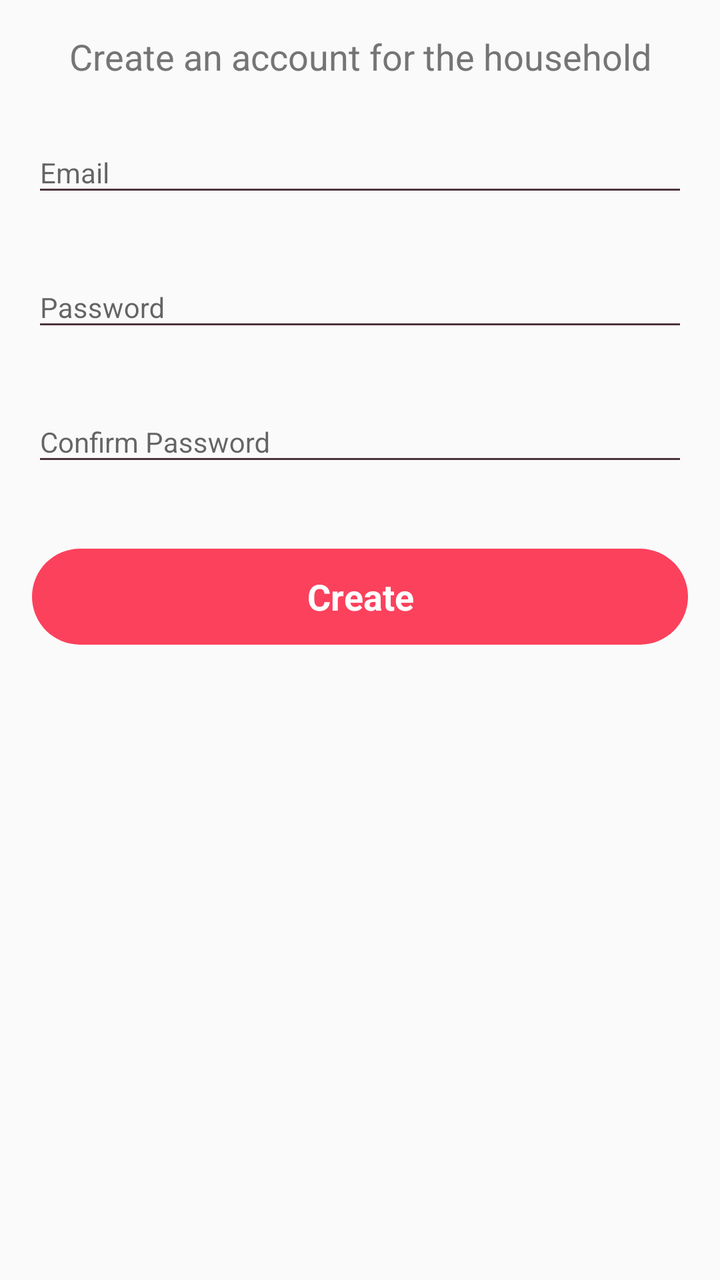
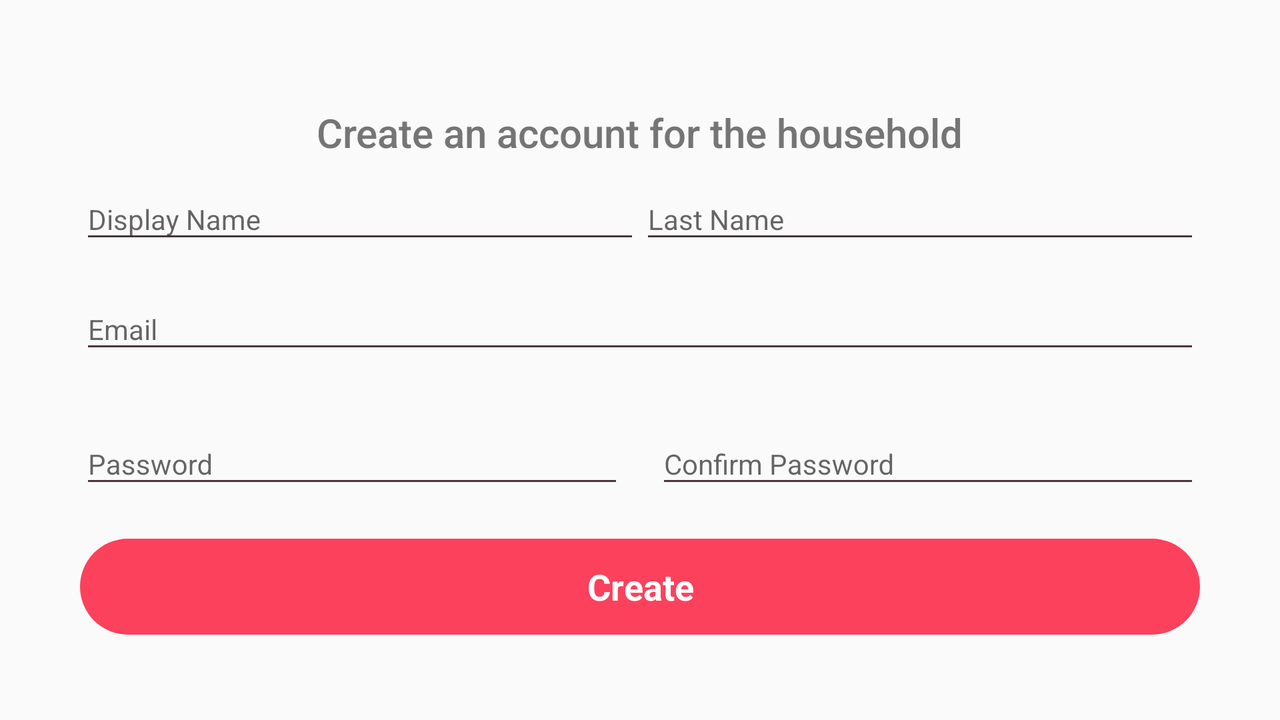

Two renders of one Android screen. The first uses the default layout on a phone; the second uses the alternative layout the repository ships for a different screen configuration, on a matching device. The two XML files are below.
<!-- AndroidManifest.xml: application theme AppTheme -->
<!-- res/layout/fragment_register.xml -->
<?xml version="1.0" encoding="utf-8"?>
<android.support.constraint.ConstraintLayout xmlns:android="http://schemas.android.com/apk/res/android"
                                             xmlns:app="http://schemas.android.com/apk/res-auto"
                                             xmlns:tools="http://schemas.android.com/tools"
                                             android:layout_width="match_parent"
                                             android:layout_height="match_parent"
                                             android:padding="@dimen/activity_horizontal_margin">

    <TextView
        android:id="@+id/tv_msg"
        style="@style/AppTheme.TextView.Secondary"
        app:layout_constraintEnd_toEndOf="parent"
        app:layout_constraintStart_toStartOf="parent"
        android:layout_marginTop="@dimen/inter_section_vertical_margin"
        android:text="@string/tv_register_msg_text"/>

    <ScrollView
        android:id="@+id/container_form"
        android:layout_width="match_parent"
        android:layout_height="wrap_content"
        android:layout_marginTop="@dimen/inter_section_vertical_margin"
        app:layout_constraintStart_toStartOf="parent"
        app:layout_constraintTop_toBottomOf="@id/tv_msg">
        <android.support.constraint.ConstraintLayout
            android:layout_width="match_parent"
            android:layout_height="wrap_content">

            <android.support.design.widget.TextInputLayout
                android:id="@+id/container_email"
                android:layout_width="match_parent"
                android:layout_height="wrap_content"
                app:layout_constraintStart_toStartOf="parent"
                app:errorEnabled="true">
                <EditText
                    android:id="@+id/et_email"
                    android:hint="@string/et_email_hint"
                    android:imeActionLabel="@string/ime_action_label_next"
                    style="@style/AppTheme.EditText"/>
            </android.support.design.widget.TextInputLayout>

            <android.support.design.widget.TextInputLayout
                android:id="@+id/container_password"
                android:layout_width="match_parent"
                android:layout_height="wrap_content"
                app:layout_constraintEnd_toEndOf="parent"
                app:layout_constraintStart_toStartOf="parent"
                app:layout_constraintTop_toBottomOf="@id/container_email"
                app:errorEnabled="true">
                <EditText
                    android:id="@+id/et_password"
                    android:hint="@string/et_password_hint"
                    android:imeActionLabel="@string/ime_action_label_next"
                    android:inputType="textPassword"
                    style="@style/AppTheme.EditText"/>
            </android.support.design.widget.TextInputLayout>

            <android.support.design.widget.TextInputLayout
                android:id="@+id/container_confirm_password"
                android:layout_width="match_parent"
                android:layout_height="wrap_content"
                app:layout_constraintEnd_toEndOf="parent"
                app:layout_constraintStart_toStartOf="parent"
                app:layout_constraintTop_toBottomOf="@id/container_password"
                app:errorEnabled="true">
                <EditText
                    android:id="@+id/et_confirm_password"
                    android:hint="@string/et_confirm_password_hint"
                    android:imeActionLabel="@string/ime_action_label_create"
                    android:inputType="textPassword"
                    style="@style/AppTheme.EditText"/>
            </android.support.design.widget.TextInputLayout>
        </android.support.constraint.ConstraintLayout>
    </ScrollView>

    <Button
        android:id="@+id/btn_create"
        style="@style/AppTheme.Button.Primary"
        app:layout_constraintEnd_toEndOf="parent"
        app:layout_constraintStart_toStartOf="parent"
        app:layout_constraintTop_toBottomOf="@+id/container_form"
        android:layout_marginTop="@dimen/inter_section_vertical_margin"
        android:contentDescription="@string/btn_create_content_desc"
        android:text="@string/btn_create_text"
        android:enabled="false"/>

</android.support.constraint.ConstraintLayout>
<!-- resources referenced by this layout -->
<resources>
  <dimen name="activity_horizontal_margin">16dp</dimen>
  <dimen name="inter_section_vertical_margin">16dp</dimen>
  <string name="btn_create_content_desc" translatable="true">Create new account</string>
  <string name="btn_create_text" translatable="true">Create</string>
  <string name="et_confirm_password_hint" translatable="true">Confirm Password</string>
  <string name="et_email_hint" translatable="true">Email</string>
  <string name="et_password_hint" translatable="true">Password</string>
  <string name="ime_action_label_create" translatable="true">Create</string>
  <string name="ime_action_label_next" translatable="true">Next</string>
  <string name="tv_register_msg_text" translatable="true">Create an account for the household</string>
  <style name="AppTheme.Button.Primary">
          <item name="android:background">@drawable/drawable_primary_btn_background</item>
          <item name="android:textColor">@color/colorPrimaryTextInverse</item>
      </style>
  <style name="AppTheme.EditText">
          <item name="android:layout_width">match_parent</item>
          <item name="android:layout_height">wrap_content</item>
          <item name="android:backgroundTint">@color/colorAccent</item>
          <item name="android:maxLines">1</item>
          <item name="android:singleLine">true</item>
      </style>
  <style name="AppTheme.TextView.Secondary">
          <item name="android:textAppearance">@style/Base.TextAppearance.AppCompat.Medium</item>
          <item name="android:textColor">@color/colorSecondaryText</item>
      </style>
  <style name="AppTheme" parent="Theme.AppCompat.Light.NoActionBar">
          
          <item name="colorPrimary">@color/colorPrimary</item>
          <item name="colorPrimaryDark">@color/colorPrimaryDark</item>
          <item name="colorAccent">@color/colorAccent</item>
      </style>
  <!-- drawable drawable_primary_btn_background (drawable) -->
  <?xml version="1.0" encoding="utf-8"?>
  <shape xmlns:android="http://schemas.android.com/apk/res/android">
      <solid android:color="@color/colorPrimary"/>
      <corners android:radius="@dimen/button_radius"/>
  </shape>
  <color name="colorPrimaryTextInverse">@android:color/white</color>
  <color name="colorAccent">#4D343E</color>
  <color name="colorSecondaryText">#757575</color>
  <color name="colorPrimary">#FC415D</color>
  <color name="colorPrimaryDark">#f50428</color>
  <dimen name="button_radius">25dp</dimen>
</resources>
<!-- res/layout-land/fragment_register.xml (the repository's variant of the layout above) -->
<!-- drawn on the phone turned sideways -->
<?xml version="1.0" encoding="utf-8"?>
<android.support.constraint.ConstraintLayout xmlns:android="http://schemas.android.com/apk/res/android"
                                             xmlns:app="http://schemas.android.com/apk/res-auto"
                                             xmlns:tools="http://schemas.android.com/tools"
                                             android:layout_width="match_parent"
                                             android:layout_height="match_parent"
                                             android:paddingStart="@dimen/login_fragment_horizontal_padding"
                                             android:paddingEnd="@dimen/login_fragment_horizontal_padding"
                                             android:paddingBottom="@dimen/login_fragment_vertical_padding"
>

    <TextView
        android:id="@+id/tv_msg"
        style="@style/AppTheme.TextView.Secondary"
        app:layout_constraintTop_toBottomOf="@id/guideline_horizontal"
        app:layout_constraintEnd_toEndOf="parent"
        app:layout_constraintStart_toStartOf="parent"
        android:text="@string/tv_register_msg_text"/>

    <ScrollView
        android:id="@+id/container_form"
        android:layout_width="match_parent"
        android:layout_height="wrap_content"
        android:layout_marginTop="@dimen/inter_view_margin"
        app:layout_constraintStart_toStartOf="parent"
        app:layout_constraintTop_toBottomOf="@id/tv_msg">
        <android.support.constraint.ConstraintLayout
            android:layout_width="match_parent"
            android:layout_height="wrap_content">

            <android.support.design.widget.TextInputLayout
                android:id="@+id/container_dname"
                android:layout_width="0dp"
                android:layout_height="wrap_content"
                android:layout_marginEnd="@dimen/inter_view_margin"
                app:layout_constraintEnd_toStartOf="@id/guideline_vertical"
                app:layout_constraintStart_toStartOf="parent">
                <EditText
                    android:id="@+id/et_firstname"
                    android:hint="@string/et_display_name_hint"
                    android:imeActionLabel="@string/ime_action_label_next"
                    style="@style/AppTheme.EditText"/>
            </android.support.design.widget.TextInputLayout>

            <android.support.design.widget.TextInputLayout
                android:id="@+id/container_lname"
                android:layout_width="0dp"
                android:layout_height="wrap_content"
                android:layout_marginStart="@dimen/inter_view_margin"
                android:layout_marginTop="@dimen/inter_section_vertical_margin"
                app:layout_constraintEnd_toEndOf="parent"
                app:layout_constraintStart_toStartOf="@id/guideline_vertical">
                <EditText
                    android:id="@+id/et_lastname"
                    android:hint="@string/et_lastname_hint"
                    android:imeActionLabel="@string/ime_action_label_next"
                    style="@style/AppTheme.EditText"/>
            </android.support.design.widget.TextInputLayout>

            <android.support.design.widget.TextInputLayout
                android:id="@+id/container_email"
                android:layout_width="match_parent"
                android:layout_height="wrap_content"
                app:layout_constraintEnd_toEndOf="parent"
                app:layout_constraintStart_toStartOf="parent"
                app:layout_constraintTop_toBottomOf="@id/container_dname"
                android:layout_marginTop="8dp"
                app:errorEnabled="true">
                <EditText
                    android:id="@+id/et_email"
                    android:hint="@string/et_email_hint"
                    android:imeActionLabel="@string/ime_action_label_next"
                    style="@style/AppTheme.EditText"/>
            </android.support.design.widget.TextInputLayout>

            <android.support.design.widget.TextInputLayout
                android:id="@+id/container_password"
                android:layout_width="0dp"
                android:layout_height="wrap_content"
                app:layout_constraintEnd_toEndOf="@id/guideline_vertical"
                app:layout_constraintStart_toStartOf="parent"
                app:layout_constraintTop_toBottomOf="@id/container_email"
                android:layout_marginEnd="8dp"
                app:errorEnabled="true">
                <EditText
                    android:id="@+id/et_password"
                    android:hint="@string/et_password_hint"
                    android:imeActionLabel="@string/ime_action_label_next"
                    android:inputType="textPassword"
                    style="@style/AppTheme.EditText"/>
            </android.support.design.widget.TextInputLayout>

            <android.support.design.widget.TextInputLayout
                android:id="@+id/container_confirm_password"
                android:layout_width="0dp"
                android:layout_height="wrap_content"
                app:layout_constraintEnd_toEndOf="parent"
                app:layout_constraintStart_toStartOf="@id/guideline_vertical"
                app:layout_constraintTop_toBottomOf="@id/container_email"
                android:layout_marginStart="8dp"
                app:errorEnabled="true">
                <EditText
                    android:id="@+id/et_confirm_password"
                    android:hint="@string/et_confirm_password_hint"
                    android:imeActionLabel="@string/ime_action_label_create"
                    android:inputType="textPassword"
                    style="@style/AppTheme.EditText"/>
            </android.support.design.widget.TextInputLayout>

            <android.support.constraint.Guideline
                android:id="@+id/guideline_vertical"
                android:layout_width="wrap_content"
                android:layout_height="wrap_content"
                android:orientation="vertical"
                app:layout_constraintGuide_percent="0.5"/>
        </android.support.constraint.ConstraintLayout>
    </ScrollView>

    <Button
        android:id="@+id/btn_create"
        style="@style/AppTheme.Button.Primary"
        app:layout_constraintEnd_toEndOf="parent"
        app:layout_constraintStart_toStartOf="parent"
        app:layout_constraintTop_toBottomOf="@+id/container_form"
        android:contentDescription="@string/btn_create_content_desc"
        android:text="@string/btn_create_text"
        android:enabled="false"/>

    <android.support.constraint.Guideline
        android:id="@+id/guideline_horizontal"
        android:layout_width="match_parent"
        android:layout_height="wrap_content"
        android:orientation="horizontal"
        app:layout_constraintGuide_percent="0.15"/>

</android.support.constraint.ConstraintLayout>
<!-- resources referenced by the variant -->
<!-- as the phone turned sideways resolves them -->
<resources>
  <dimen name="inter_section_vertical_margin">16dp</dimen>
  <!-- from res/values-land/ -->
  <dimen name="login_fragment_horizontal_padding">40dp</dimen>
  <!-- from res/values-land/ -->
  <dimen name="login_fragment_vertical_padding">8dp</dimen>
  <string name="btn_create_content_desc" translatable="true">Create new account</string>
  <string name="btn_create_text" translatable="true">Create</string>
  <string name="et_confirm_password_hint" translatable="true">Confirm Password</string>
  <string name="et_display_name_hint" translatable="true">Display Name</string>
  <string name="et_email_hint" translatable="true">Email</string>
  <string name="et_lastname_hint" translatable="true">Last Name</string>
  <string name="et_password_hint" translatable="true">Password</string>
  <string name="ime_action_label_create" translatable="true">Create</string>
  <string name="ime_action_label_next" translatable="true">Next</string>
  <string name="tv_register_msg_text" translatable="true">Create an account for the household</string>
  <style name="AppTheme.Button.Primary">
          <item name="android:background">@drawable/drawable_primary_btn_background</item>
          <item name="android:textColor">@color/colorPrimaryTextInverse</item>
      </style>
  <style name="AppTheme.EditText">
          <item name="android:layout_width">match_parent</item>
          <item name="android:layout_height">wrap_content</item>
          <item name="android:backgroundTint">@color/colorAccent</item>
          <item name="android:maxLines">1</item>
          <item name="android:singleLine">true</item>
      </style>
  <!-- from res/values-land/ -->
  <style name="AppTheme.TextView.Secondary">
          <item name="android:textAppearance">@style/Base.TextAppearance.AppCompat.Title</item>
          <item name="android:textColor">@color/colorSecondaryText</item>
      </style>
  <style name="AppTheme" parent="Theme.AppCompat.Light.NoActionBar">
          
          <item name="colorPrimary">@color/colorPrimary</item>
          <item name="colorPrimaryDark">@color/colorPrimaryDark</item>
          <item name="colorAccent">@color/colorAccent</item>
      </style>
  <!-- drawable drawable_primary_btn_background (drawable) -->
  <?xml version="1.0" encoding="utf-8"?>
  <shape xmlns:android="http://schemas.android.com/apk/res/android">
      <solid android:color="@color/colorPrimary"/>
      <corners android:radius="@dimen/button_radius"/>
  </shape>
  <color name="colorPrimaryTextInverse">@android:color/white</color>
  <color name="colorAccent">#4D343E</color>
  <color name="colorSecondaryText">#757575</color>
  <color name="colorPrimary">#FC415D</color>
  <color name="colorPrimaryDark">#f50428</color>
  <dimen name="button_radius">25dp</dimen>
</resources>
